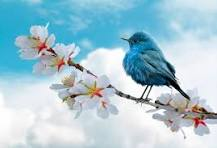
#> input picture img.jpeg, 217 x 148 px, given in place of img.jpg, which was not available
$ jupyter execute FDIP_Assignment2.ipynb
#> lines starting #> are read from the running program, lines starting #| are printed output that depends on the picture; pictures that were not available may be replaced by others from this repository, and a replacement may not be noted
[cell 1]
from google.colab import files
uploaded = files.upload()
#> the answer given: img.jpeg

[cell 2]
import cv2
import numpy as np
import matplotlib.pyplot as plt

img = cv2.imread("img.jpg", cv2.IMREAD_GRAYSCALE)
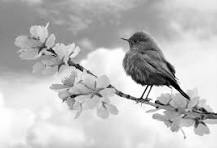
#> img: shape (148, 217); min 0, max 255, mean 190.7
if img is None:
    raise FileNotFoundError("Image not found.")

[cell 3]
#plot histogram
plt.figure(figsize=(10,4))
plt.subplot(1, 2, 1)
plt.imshow(img, cmap='gray')
plt.title("Original Image")
plt.axis('off')

plt.subplot(1, 2, 2)
plt.hist(img.ravel(), bins=256, range=(0, 256))
plt.title("Histogram (Original)")
plt.xlabel("Pixel Intensity")
plt.ylabel("Frequency")
plt.show()
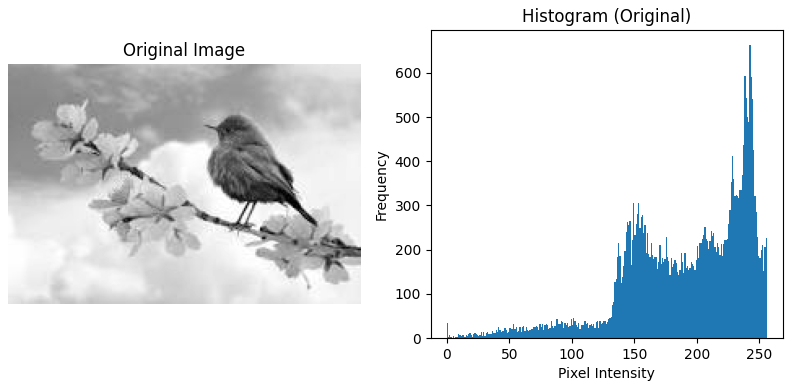
#> figure drawn by matplotlib, 2 panels; panel 2: tallest bar 664 high, from x = 242 to 243

[cell 4]
#histogram equalization
equalized_img = cv2.equalizeHist(img)
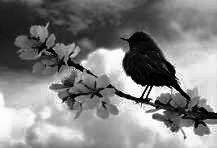
#> equalized_img: shape (148, 217); min 0, max 255, mean 128.4

plt.figure(figsize=(10,4))
plt.subplot(1, 2, 1)
plt.imshow(equalized_img, cmap='gray')
plt.title("Histogram Equalized Image")
plt.axis('off')

plt.subplot(1, 2, 2)
plt.hist(equalized_img.ravel(), bins=256, range=(0, 256))
plt.title("Histogram (Equalized)")
plt.xlabel("Pixel Intensity")
plt.ylabel("Frequency")
plt.show()
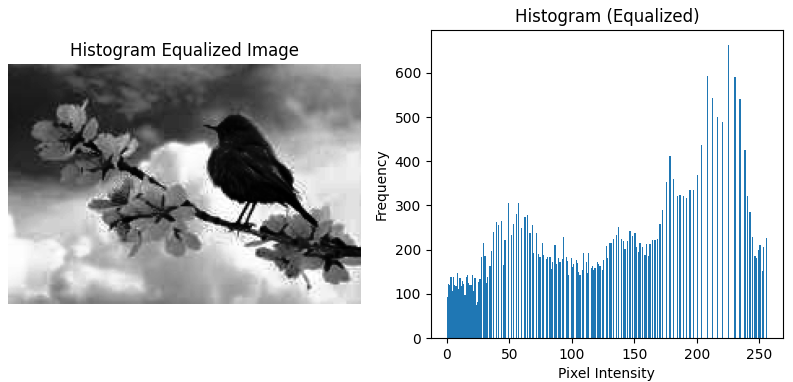
#> figure drawn by matplotlib, 2 panels; panel 2: tallest bar 664 high, from x = 225 to 226

# Histogram Equalization Comments
print("Histogram Equalization Comments:")
print("- The original histogram often shows clustering in certain ranges, making the image appear dull or less detailed.")
print("- After equalization, the image becomes brighter and clearer.")
print("- Dark areas become more visible, and fine details are easier to distinguish.")
print("- The histogram becomes more uniform, indicating a wider intensity distribution.")

[cell 5]
# Apply spatial filters
mean_filtered = cv2.blur(img, (5,5))
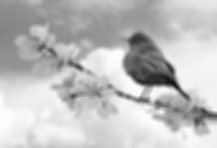
#> mean_filtered: shape (148, 217); min 15, max 254, mean 190.7
gaussian_filtered = cv2.GaussianBlur(img, (5,5), 1)
median_filtered = cv2.medianBlur(img, 5)
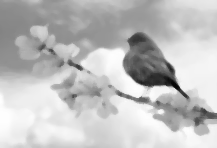
#> median_filtered: shape (148, 217); min 5, max 255, mean 191.5
sharpen_kernel = np.array([[0,-1,0], [-1,5,-1], [0,-1,0]])
sharpened_filtered = cv2.filter2D(img, -1, sharpen_kernel)
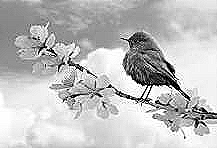
#> sharpened_filtered: shape (148, 217); min 0, max 255, mean 190.2

# Titles and images list
titles = ['Original', 'Average Blur', 'Gaussian Blur', 'Median Filter', 'Sharpened']
images = [img, mean_filtered, gaussian_filtered, median_filtered, sharpened_filtered]

# Display all images in a larger figure
plt.figure(figsize=(25, 20))
for i in range(5):
    plt.subplot(2, 3, i+1)
    plt.imshow(images[i], cmap='gray')
    plt.title(titles[i], fontsize=16)
    plt.axis('off')

plt.tight_layout()
plt.show()

# Spatial Filter Comments
print("Spatial Filter Comments:")
print("- Blurring filters reduce noise but can soften the image.")
print("- Sharpening enhances details, but may also amplify noise if present.")

[cell 6]
# Frequency domain filtering
dft = np.fft.fft2(img)
dft_shift = np.fft.fftshift(dft)

# Create Low-Pass Filter (LPF) mask
rows, cols = img.shape
#> rows = 148; cols = 217
crow, ccol = rows // 2, cols // 2
#> crow = 74; ccol = 108
mask = np.zeros_like(img, dtype=np.uint8)
mask[crow-30:crow+30, ccol-30:ccol+30] = 1

lpf_result = np.fft.ifft2(np.fft.ifftshift(dft_shift * mask))
lpf_result = np.abs(lpf_result)
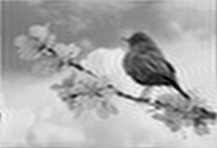
#> lpf_result: shape (148, 217) float64; min 1.09, max 280.8, mean 190.7; drawn with min black and max white

# Create High-Pass Filter (HPF) mask
hpf_mask = 1 - mask

hpf_result = np.fft.ifft2(np.fft.ifftshift(dft_shift * hpf_mask))
hpf_result = np.abs(hpf_result)
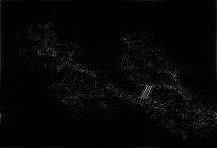
#> hpf_result: shape (148, 217) float64; min 0.00201, max 164.1, mean 6.1

# Display results
plt.figure(figsize=(12, 6))

plt.subplot(1, 3, 1)
plt.imshow(img, cmap='gray')
plt.title('Original')
plt.axis('off')

plt.subplot(1, 3, 2)
plt.imshow(lpf_result, cmap='gray')
plt.title('Low-Pass Filtered')
plt.axis('off')

plt.subplot(1, 3, 3)
plt.imshow(hpf_result, cmap='gray')
plt.title('High-Pass Filtered')
plt.axis('off')

plt.tight_layout()
plt.show()

# Frequency Domain Filter Comments
print("Frequency Domain Filter Comments:")
print("- Low-Pass Filter (LPF) gives a blurred version similar to spatial averaging.")
print("- High-Pass Filter (HPF) highlights edges and transitions, making boundaries and textures more prominent.")
